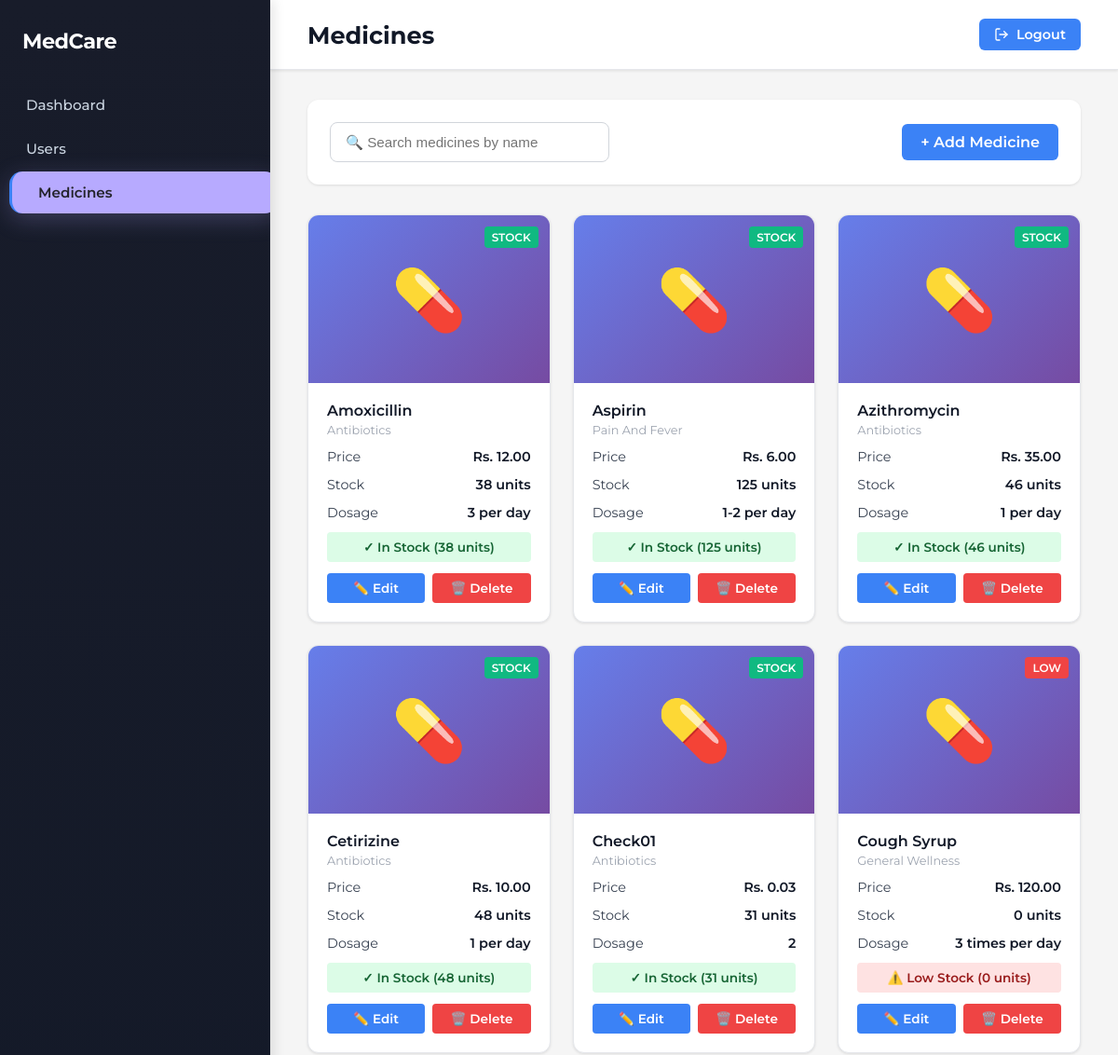
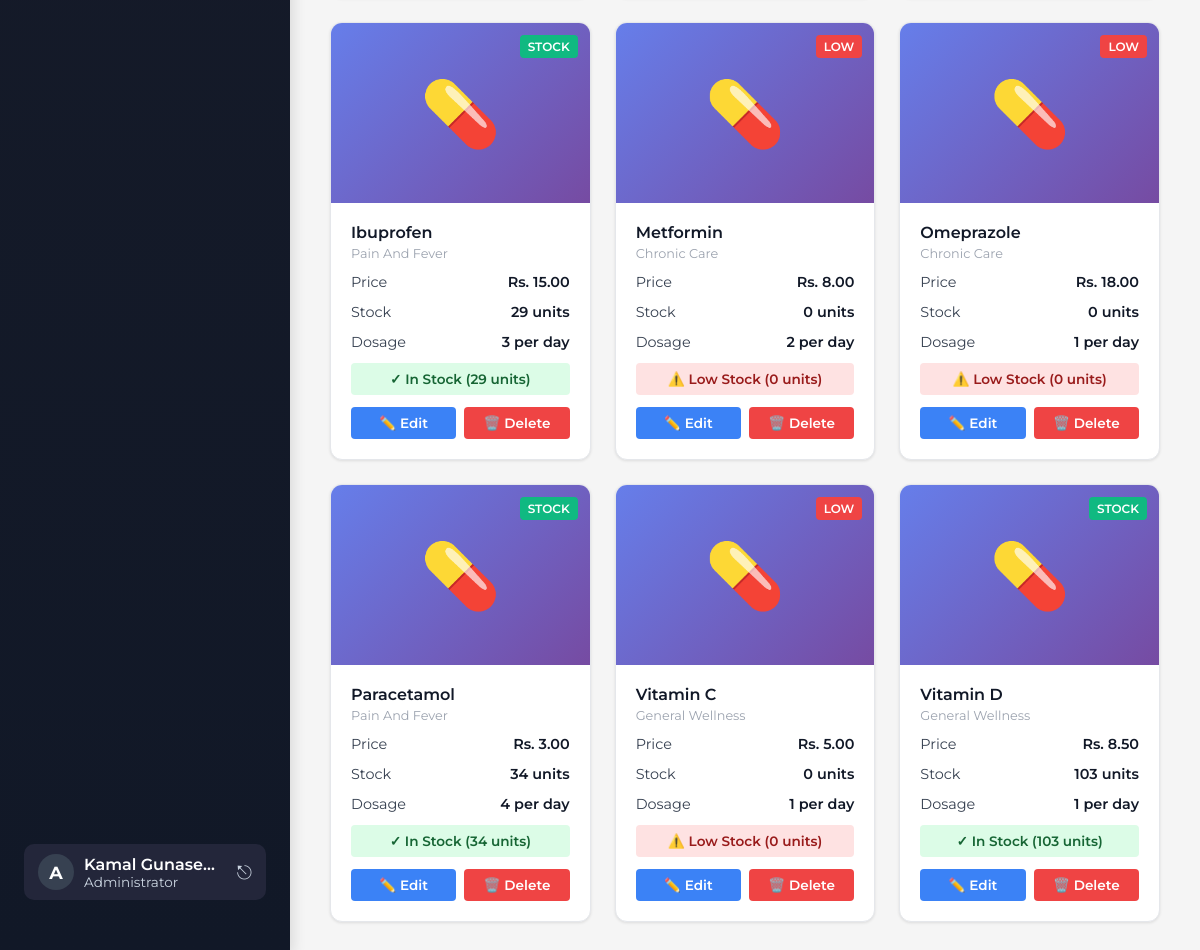
Screenshot of /manage_medicines.php (signed in) with the database file from the repository (2 pictures, top to bottom).
### tables this page shows
CREATE TABLE IF NOT EXISTS `medicine` (
  `MEDICINE_ID` varchar(10) NOT NULL,
  `NAME` char(50) NOT NULL,
  `CATEGORY` enum('Pain and Fever','Antibiotics','Chronic Care','General Wellness') NOT NULL,
  `Price` float NOT NULL,
  `STOCK_QUANTITY` int NOT NULL,
  `DOSAGE` char(50) NOT NULL,
  `EXP_DURATION` char(50) NOT NULL,
  PRIMARY KEY (`MEDICINE_ID`)
);

### public/manage_medicines.php (the view, shortened to what this page needs)
<?php
require_once '../config/db_connect.php';
$medicines = $conn->query("SELECT MEDICINE_ID, NAME, CATEGORY, Price, STOCK_QUANTITY, DOSAGE FROM medicine ORDER BY NAME ASC");
?>
<!DOCTYPE html>
<html lang="en">
<head>
</head>
<body>
<div class="sidebar" style="background: linear-gradient(180deg, #181c2a 0%, #111827 100%); color: #fff; min-width: 290px; width: 290px; display: flex; flex-direction: column; align-items: stretch; justify-content: space-between; height: 100vh; position: fixed; left: 0; top: 0; box-shadow: 4px 0 12px rgba(0,0,0,0.10); overflow: hidden;">
    <div>
        <div class="sidebar-logo" style="padding: 0 24px; margin-bottom: 32px; font-size: 1.4rem; font-weight: 700; letter-spacing: -0.5px; color: #fff;">MedCare</div>
        <nav class="sidebar-nav" style="display: flex; flex-direction: column; gap: 2px;">
            <a href="dashboard_admin.php" style="display: flex; align-items: center; gap: 12px; padding: 13px 28px; border-radius: 12px; color: #cbd5e1; font-weight: 500;">Dashboard</a>
            <a href="manage_users.php" style="display: flex; align-items: center; gap: 12px; padding: 13px 28px; border-radius: 12px; color: #cbd5e1; font-weight: 500;">Users</a>
            <a href="manage_medicines.php" class="active" style="display: flex; align-items: center; gap: 12px; padding: 13px 28px; border-radius: 14px; background: #b7aaff; color: #23232a; font-weight: 600; margin-bottom: 2px; margin-left: 10px; margin-right: -8px; box-shadow: 0 6px 24px 0 rgba(183,170,255,0.25), 0 1.5px 8px 0 rgba(0,0,0,0.10); position: relative; z-index: 2;">Medicines</a>
        </nav>
    </div>
    <div style="padding: 0 24px 24px 24px;">
        <div style="display: flex; align-items: center; gap: 10px; background: #23263a; border-radius: 10px; padding: 10px 14px;">
            <div style="width: 36px; height: 36px; border-radius: 50%; background: #374151; display: flex; align-items: center; justify-content: center; font-size: 1.1em; font-weight: 700; color: #fff;">A</div>
            <div style="flex:1; min-width:0;">
                <div style="font-size: 1em; font-weight: 600; color: #fff; white-space:nowrap; overflow:hidden; text-overflow:ellipsis;">
                    <?php echo htmlspecialchars($_SESSION['f_name'] . ' ' . ($_SESSION['l_name'] ?? '')); ?>
                </div>
                <div style="font-size: 0.85em; color: #cbd5e1;">Administrator</div>
            </div>
            <a href="logout.php" style="color: #cbd5e1; font-size: 1.2em; text-decoration: none; margin-left: 8px;">⎋</a>
        </div>
    </div>
</div>
<div class="main-content" style="margin-left: 290px;">
    <div class="header-bar">
        <h1>Medicines</h1>
        <a href="logout.php" style="display: flex; align-items: center; gap: 8px; color: white; background: #3B82F6; text-decoration: none; font-weight: 600; padding: 8px 16px; border-radius: 6px; transition: all 0.3s; font-size: 0.9rem;" onmouseover="this.style.background='#2563EB';" onmouseout="this.style.background='#3B82F6';">
            <svg width="16" height="16" viewBox="0 0 24 24" fill="none" stroke="currentColor" stroke-width="2" stroke-linecap="round" stroke-linejoin="round">
                <path d="M9 21H5a2 2 0 0 1-2-2V5a2 2 0 0 1 2-2h4"></path>
                <polyline points="16 17 21 12 16 7"></polyline>
                <line x1="21" y1="12" x2="9" y2="12"></line>
            </svg>
            Logout
        </a>
    </div>
    <div class="content">
        <div class="search-filters">
            <input type="text" class="search-box" id="searchInput" placeholder="🔍 Search medicines by name">
            <a href="add_medicine.php" class="add-medicine-btn">+ Add Medicine</a>
        </div>
        <div class="medicines-grid" id="medicinesGrid">
            <?php
            if ($medicines && $medicines->num_rows > 0) {
                while ($med = $medicines->fetch_assoc()) {
                    $stock = $med['STOCK_QUANTITY'];
                    $stockClass = $stock < 10 ? 'low-stock' : 'in-stock';
                    $stockText = $stock < 10 ? "⚠️ Low Stock ($stock units)" : "✓ In Stock ($stock units)";
                    $badgeClass = $stock < 10 ? 'low-stock' : '';
                    echo "
                    <div class='medicine-card' data-name='" . htmlspecialchars(strtolower($med['NAME'])) . "'>
                        <div class='medicine-image'>
                            <span style='font-size: 4rem;'>💊</span>
                            <span class='medicine-badge $badgeClass'>" . ($stock < 10 ? 'LOW' : 'STOCK') . "</span>
                        </div>
                        <div class='medicine-details'>
                            <div class='medicine-name'>" . htmlspecialchars($med['NAME']) . "</div>
                            <div class='medicine-category'>" . htmlspecialchars($med['CATEGORY']) . "</div>
                            <div class='medicine-info'>
                                <span>Price</span>
                                <strong>Rs. " . number_format($med['Price'], 2) . "</strong>
                            </div>
                            <div class='medicine-info'>
                                <span>Stock</span>
                                <strong>" . $med['STOCK_QUANTITY'] . " units</strong>
                            </div>
                            <div class='medicine-info'>
                                <span>Dosage</span>
                                <strong>" . htmlspecialchars($med['DOSAGE']) . "</strong>
                            </div>
                            <div class='medicine-stock $stockClass'>$stockText</div>
                            <div class='medicine-actions'>
                                <a href='edit_medicine.php?id=" . urlencode($med['MEDICINE_ID']) . "' class='edit-btn'>✏️ Edit</a>
                                <a href='delete_medicine.php?id=" . urlencode($med['MEDICINE_ID']) . "' class='delete-btn' onclick='return confirm(\"Are you sure you want to delete " . htmlspecialchars($med['NAME']) . "?\")'>🗑️ Delete</a>
                            </div>
                        </div>
                    </div>
                    ";
                }
            }
            ?>
        </div>
    </div>
</div>
</body>
</html>

### public/manage_medicines.php (style rules this page uses)
* { margin: 0; padding: 0; box-sizing: border-box; }
body { font-family: 'Montserrat', sans-serif; background: #f5f5f5; display: flex; height: 100vh; }
.sidebar { width: 240px; background: linear-gradient(180deg, #1F2937 0%, #111827 100%); color: white; padding: 30px 0; position: fixed; height: 100vh; overflow-y: auto; box-shadow: 4px 0 12px rgba(0,0,0,0.1); }
.sidebar-logo { padding: 0 24px; margin-bottom: 32px; font-size: 1.4rem; font-weight: 700; }
.sidebar-nav { display: flex; flex-direction: column; }
.sidebar-nav a { display: flex; align-items: center; padding: 12px 24px; text-decoration: none; color: #9CA3AF; font-size: 0.95rem; font-weight: 500; transition: all 0.2s; }
.sidebar-nav a.active { background: rgba(59,130,246,0.1); color: #3B82F6; border-left: 3px solid #3B82F6; padding-left: 21px; }
.main-content { margin-left: 240px; flex: 1; display: flex; flex-direction: column; }
.header-bar { background: white; padding: 20px 40px; display: flex; justify-content: space-between; align-items: center; box-shadow: 0 1px 3px rgba(0,0,0,0.1); border-bottom: 1px solid #e5e7eb; }
.header-bar h1 { font-size: 1.6rem; color: #111827; }
.content { flex: 1; overflow-y: auto; padding: 32px 40px; }
.search-filters { background: white; padding: 24px; border-radius: 12px; margin-bottom: 32px; box-shadow: 0 1px 3px rgba(0,0,0,0.1); display: flex; justify-content: space-between; align-items: center; gap: 20px; }
.search-box { padding: 12px 16px; border: 1px solid #d1d5db; border-radius: 8px; font-size: 0.95rem; width: 300px; }
.add-medicine-btn { padding: 10px 20px; background: #3B82F6; color: white; border: none; border-radius: 6px; font-weight: 600; cursor: pointer; text-decoration: none; display: inline-block; transition: 0.2s; }
.medicines-grid { display: grid; grid-template-columns: repeat(auto-fill, minmax(260px, 1fr)); gap: 24px; }
.medicine-card { background: white; border-radius: 12px; overflow: hidden; box-shadow: 0 1px 3px rgba(0,0,0,0.1); border: 1px solid #e5e7eb; transition: all 0.3s; }
.medicine-image { width: 100%; height: 180px; background: linear-gradient(135deg, #667eea 0%, #764ba2 100%); display: flex; align-items: center; justify-content: center; color: white; font-size: 3rem; font-weight: bold; position: relative; overflow: hidden; }
.medicine-badge { position: absolute; top: 12px; right: 12px; background: #10B981; color: white; padding: 4px 8px; border-radius: 4px; font-size: 0.75rem; font-weight: 600; text-transform: uppercase; }
.medicine-badge.low-stock { background: #EF4444; }
.medicine-details { padding: 20px; }
.medicine-name { font-size: 1rem; font-weight: 600; color: #111827; margin-bottom: 4px; }
.medicine-category { font-size: 0.8rem; color: #9CA3AF; margin-bottom: 12px; text-transform: capitalize; }
.medicine-info { display: flex; justify-content: space-between; margin-bottom: 12px; font-size: 0.9rem; }
.medicine-info span { color: #374151; }
.medicine-info strong { color: #111827; font-weight: 600; }
.medicine-stock { padding: 8px; border-radius: 4px; font-size: 0.85rem; text-align: center; margin-bottom: 12px; }
.medicine-stock.in-stock { background: #DCFCE7; color: #166534; font-weight: 600; }
.medicine-stock.low-stock { background: #FEE2E2; color: #991B1B; font-weight: 600; }
.medicine-actions { display: flex; gap: 8px; }
.medicine-actions a, .medicine-actions button { flex: 1; padding: 8px; border: none; border-radius: 4px; font-size: 0.85rem; font-weight: 600; cursor: pointer; text-decoration: none; text-align: center; transition: 0.2s; }
.edit-btn { background: #3B82F6; color: white; }
.delete-btn { background: #EF4444; color: white; }

### rows the page displays
medicine: shows "STOCK", NAME "Amoxicillin", CATEGORY "Antibiotics", Price "12.00", STOCK_QUANTITY "38", DOSAGE "3 per day", STOCK_QUANTITY "✓ In Stock (38 units)"
medicine: shows "STOCK", NAME "Aspirin", CATEGORY "Pain And Fever", Price "6.00", STOCK_QUANTITY "125", DOSAGE "1-2 per day", STOCK_QUANTITY "✓ In Stock (125 units)"
medicine: shows "STOCK", NAME "Azithromycin", CATEGORY "Antibiotics", Price "35.00", STOCK_QUANTITY "46", DOSAGE "1 per day", STOCK_QUANTITY "✓ In Stock (46 units)"
medicine: shows "STOCK", NAME "Cetirizine", CATEGORY "Antibiotics", Price "10.00", STOCK_QUANTITY "48", DOSAGE "1 per day", STOCK_QUANTITY "✓ In Stock (48 units)"
medicine: shows "STOCK", NAME "Check01", CATEGORY "Antibiotics", Price "0.03", STOCK_QUANTITY "31", DOSAGE "2", STOCK_QUANTITY "✓ In Stock (31 units)"
medicine: shows "LOW", NAME "Cough Syrup", CATEGORY "General Wellness", Price "120.00", STOCK_QUANTITY "0", DOSAGE "3 times per day", STOCK_QUANTITY "⚠️ Low Stock (0 units)"
medicine: shows "STOCK", NAME "Ibuprofen", CATEGORY "Pain And Fever", Price "15.00", STOCK_QUANTITY "29", DOSAGE "3 per day", STOCK_QUANTITY "✓ In Stock (29 units)"
medicine: shows "LOW", NAME "Metformin", CATEGORY "Chronic Care", Price "8.00", STOCK_QUANTITY "0", DOSAGE "2 per day", STOCK_QUANTITY "⚠️ Low Stock (0 units)"
medicine: shows "LOW", NAME "Omeprazole", CATEGORY "Chronic Care", Price "18.00", STOCK_QUANTITY "0", DOSAGE "1 per day", STOCK_QUANTITY "⚠️ Low Stock (0 units)"
medicine: shows "STOCK", NAME "Paracetamol", CATEGORY "Pain And Fever", Price "3.00", STOCK_QUANTITY "34", DOSAGE "4 per day", STOCK_QUANTITY "✓ In Stock (34 units)"
medicine: shows "LOW", NAME "Vitamin C", CATEGORY "General Wellness", Price "5.00", STOCK_QUANTITY "0", DOSAGE "1 per day", STOCK_QUANTITY "⚠️ Low Stock (0 units)"
medicine: shows "STOCK", NAME "Vitamin D", CATEGORY "General Wellness", Price "8.50", STOCK_QUANTITY "103", DOSAGE "1 per day", STOCK_QUANTITY "✓ In Stock (103 units)"

### other values shown
$_SESSION['f_name'] . ' ' . ($_SESSION['l_name'] ?? '') "Kamal Gunase…"
